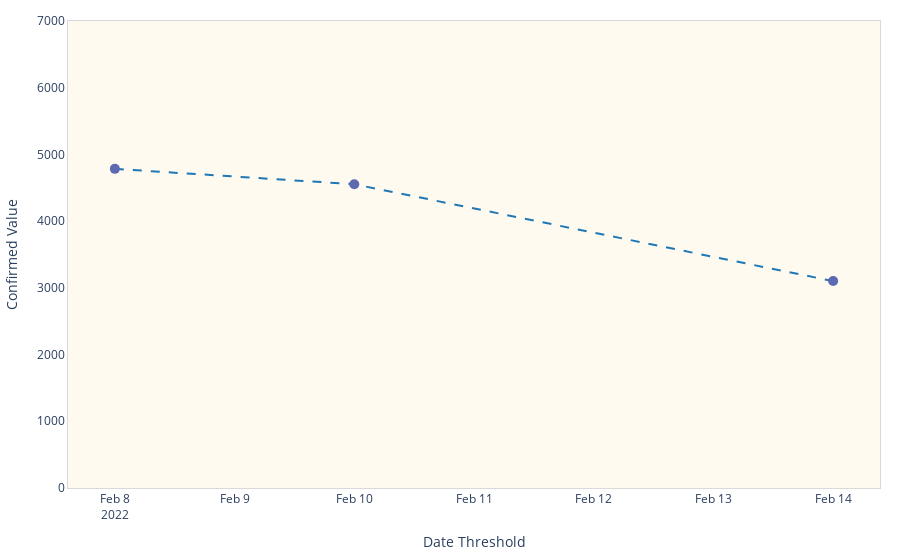

Notebook cell for this chart:
### Code cell
#set layout for the graph
layout = dict(plot_bgcolor='#FFFAF0',
              margin=dict(t=20, l=20, r=20, b=20),
              xaxis=dict(title='Date Threshold',
                         linecolor='#d9d9d9',
                         showgrid=False,
                         mirror=True),
              yaxis=dict(title='Confirmed Value',
                         range=[0, 7000],
                         linecolor='#d9d9d9',
                         showgrid=False,
                         mirror=True))
"set "
data = go.Scatter(x=df_o_thres_future['date_threshold'],
                  y=df_o_thres_future['past_confirmed_value'],
                  text=df_o_thres_future['venue_name'],
                  textposition='top right',
                  textfont=dict(color='#E58606'),
                  marker=dict(color='#5D69B1', size=10),
                  line=dict(color='#1f77b4', width=2, dash='dash'))
fig = go.Figure(data=data, layout=layout)

fig.show()

### Figure 1 — Plotly figure (JSON) as saved in the notebook; plotly's stock layout.template omitted (floating-point values rounded to 4 significant figures)
{"data": [{"line": {"color": "#1f77b4", "dash": "dash", "width": 2}, "marker": {"color": "#5D69B1", "size": 10}, "text": ["Quality Airport Hotel™ Gardermoen", "Quality Hotel™ Fredrikstad", "Quality Hotel™ Residence"], "textfont": {"color": "#E58606"}, "textposition": "top right", "type": "scatter", "x": ["2022-02-08T00:00:00", "2022-02-10T00:00:00", "2022-02-14T00:00:00"], "y": [4784.0, 4553.0, 3102.0]}], "layout": {"margin": {"b": 20, "l": 20, "r": 20, "t": 20}, "plot_bgcolor": "#FFFAF0", "xaxis": {"linecolor": "#d9d9d9", "mirror": true, "showgrid": false, "title": {"text": "Date Threshold"}}, "yaxis": {"linecolor": "#d9d9d9", "mirror": true, "range": [0, 7000], "showgrid": false, "title": {"text": "Confirmed Value"}}}}
